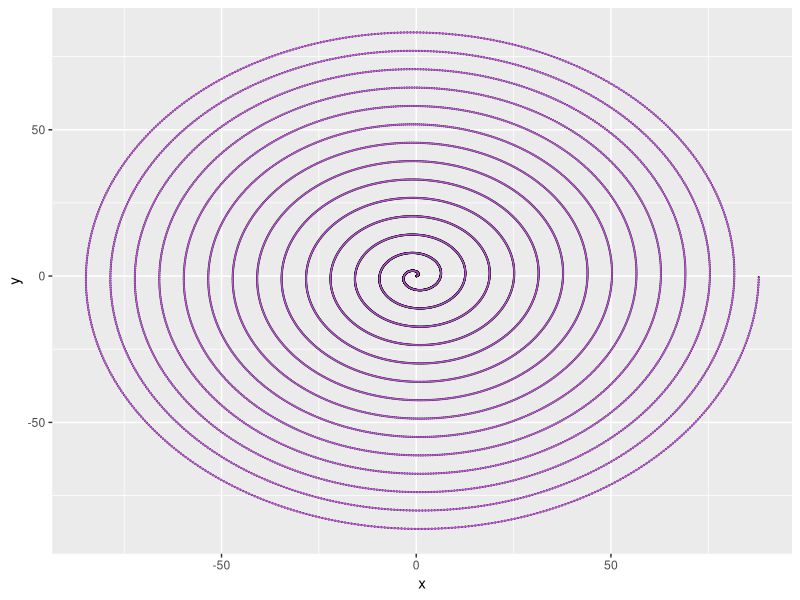

Generate this figure with R:
## ---- chunk 1
library(ggplot2)
theta=seq(from=0,to=87.96,by=0.01)
alpha=0
beta=1
x=(alpha+beta*theta)*cos(theta)
y=(alpha+beta*theta)*sin(theta)
d=data.frame(x,y)
ggplot(d,aes(x,y))+
  geom_point(color="black",size=0.1)+
  geom_path(color="mediumorchid")
